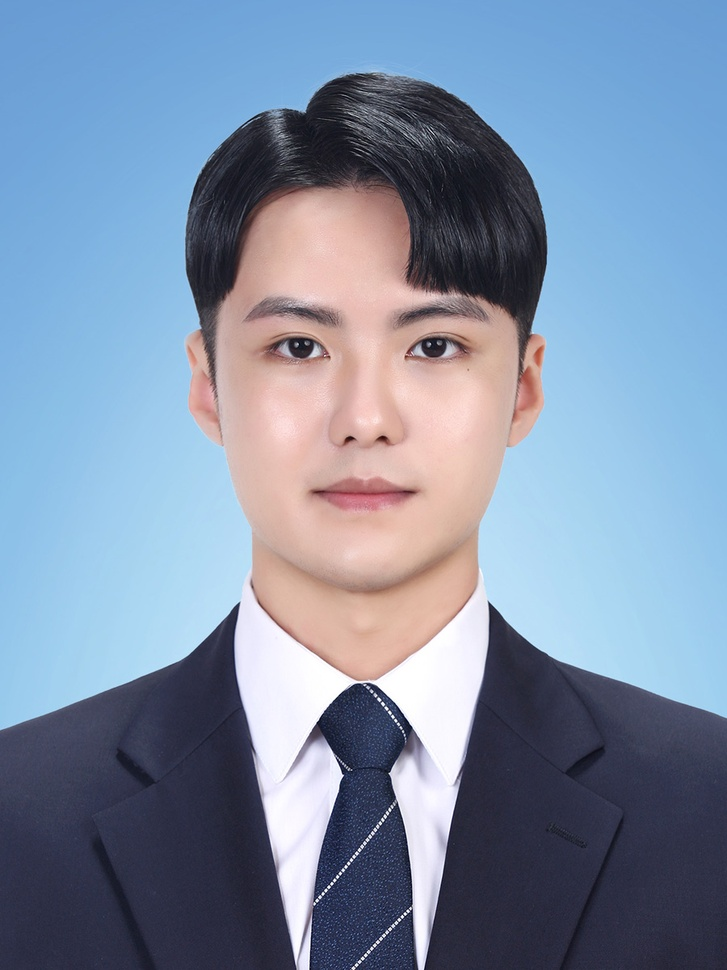
#> input picture opencv/image/my_face.jpg, 727 x 970 px, shrunk from 900 x 1200 before the run
$ python histogram_view.py
#> lines starting #> are read from the running program, lines starting #| are printed output that depends on the picture
import cv2
from matplotlib import pyplot as plt

# 불러올 이미지 경로
image_file = "image/my_face.jpg"

# cv2.IMREAD_COLOR : 수정없이 원본 이미지 읽기
original = cv2.imread(image_file, cv2.IMREAD_COLOR)
#> original is the input picture: shape (970, 727, 3); mean B, G, R 165.8, 142.2, 126

# cv2.IMREAD_GRAYSCALE : 흑백사진으로 수정해서 이미지 읽기
gray = cv2.imread(image_file, cv2.IMREAD_GRAYSCALE)
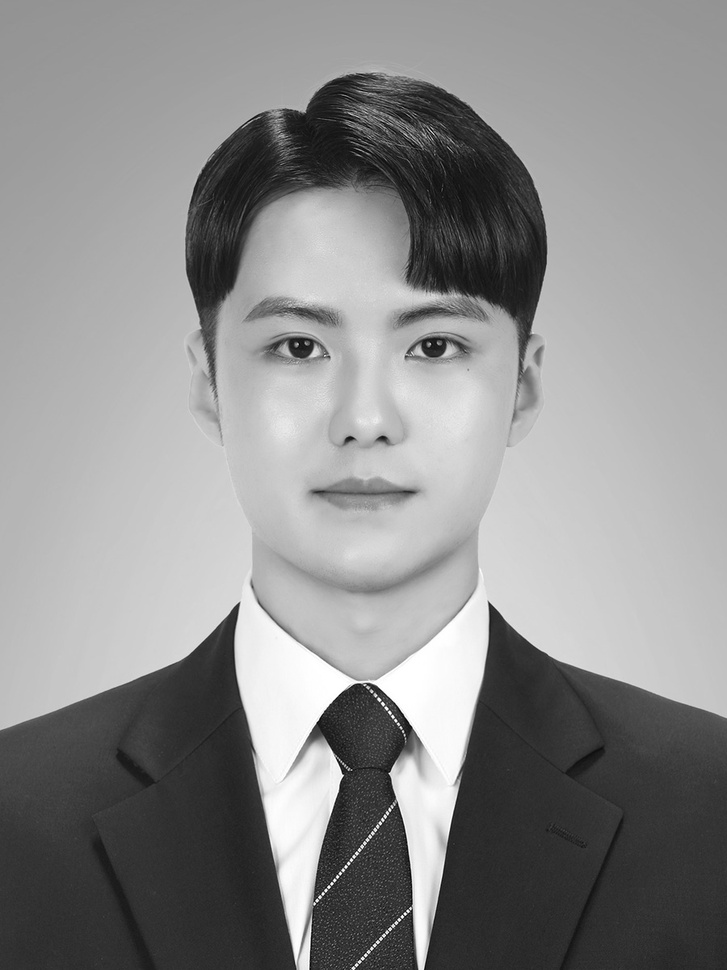
#> gray: shape (970, 727); min 0, max 255, mean 140.1

# cv2.IMREAD_UNCHANGED : 이미지 파일의 알파 채널(Alpha Channel)까지 포함해서 읽기
unchange = cv2.imread(image_file, cv2.IMREAD_UNCHANGED)

# OpenCV 색상을 일반적으로 부르는 RGB로 순서가 아닌, BGR 순서로 사용함
color = ('b','g','r')

# 색상이 존재하는 원본이미지 히스토그램 보기
# BGR 순서대로 그래프 그리기 위해 반복문 사용함
for i,col in enumerate(color):

    # calcHist 파라미터 설명
    # 첫번째 파라미터(images) : 분석할 이미지 파일
    # 두번째 파라미터(Channel) : 컬러이미지(BGR)이면, 배열 값 3개로 정의
    # 세번째 파라미터(Mask) : 분석할 영역의 형태인 mask
    # 네번째 파라미터(histSize) : 히스토그램의 hist 크기, 예 : 64면 256/64 = 4 => 픽셀 4개를 1개의 픽셀로 합쳐서 연산함
    # 다섯번째 파라미터(범위) : 컬러이미지(BGR)이면 0- 256까지 배열
    hist = cv2.calcHist([original],[i],None,[256],[0,256])
    plt.figure(1)
    plt.plot(hist, color = col)

# 원본 이미지 히스토그램 출력
plt.show()
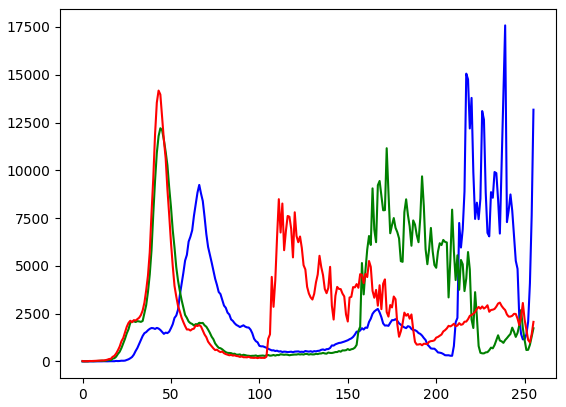
#> figure drawn by matplotlib, 1 panel; curve peaks at x = 239, y = 17582; curve peaks at x = 44, y = 12200; curve peaks at x = 43, y = 14171

# 흑백사진 히스토그램 보기
hist = cv2.calcHist([gray],[0],None,[256],[0,256])
#> hist = 256 values, max 12154 at index 46, min 1 at index 2, mean 2754.6
plt.figure(2)
plt.plot(hist)
plt.show()
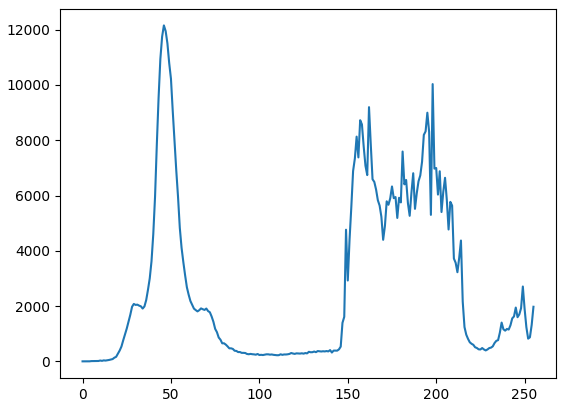
#> figure drawn by matplotlib, 1 panel; curve peaks at x = 46, y = 12154

# 히스토그램 평활화, 흑백사진만 가능함
gray = cv2.equalizeHist(gray)
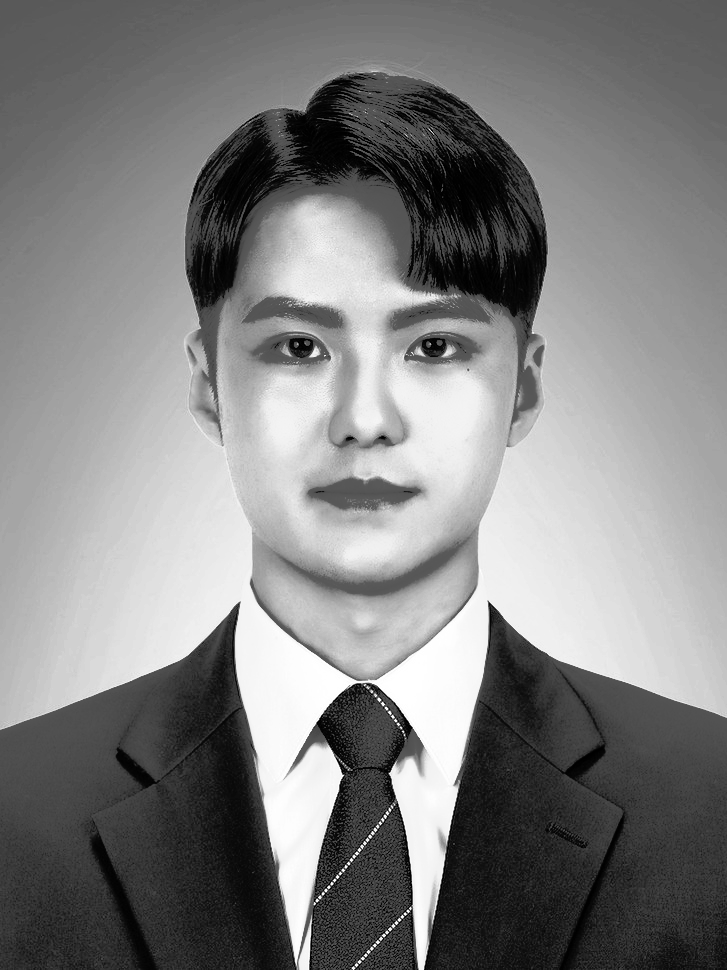
#> gray: shape (970, 727); min 0, max 255, mean 128.6

# 히스토그램 평활화된 히스토그램 보기
hist = cv2.calcHist([gray],[0],None,[256],[0,256])
#> hist = 256 values, max 12154 at index 36, min 0 at index 11, mean 2754.6
plt.figure(3)
plt.plot(hist)
plt.show()
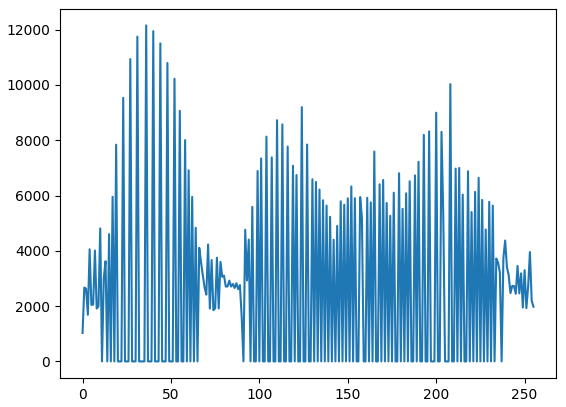
#> figure drawn by matplotlib, 1 panel; curve peaks at x = 36, y = 12154

$ run again, with opencv/image/03.jpg copied over opencv/image/my_face.jpg
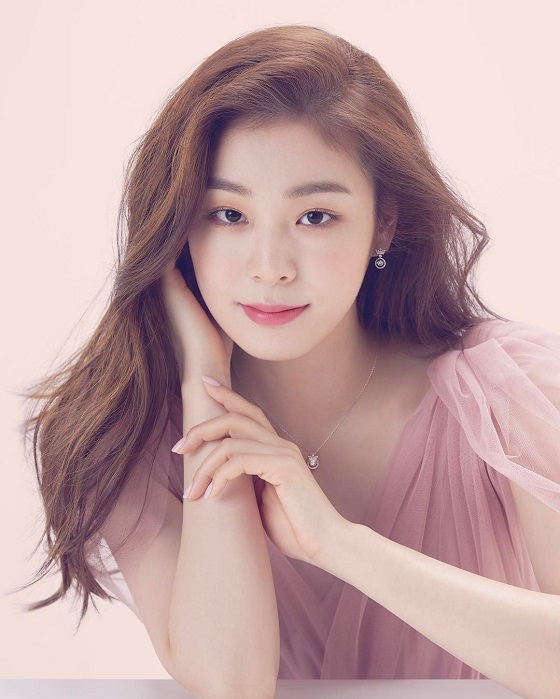
#> input picture opencv/image/03.jpg, 560 x 699 px
#> original is the input picture: shape (699, 560, 3); mean B, G, R 165, 164.8, 194.8
#> `hist = cv2.calcHist([gray],[0],None,[256],[0,256])`: hist = 256 values, max 29482 at index 234, min 0 at index 0, mean 1529.1
#> `gray = cv2.equalizeHist(gray)`:
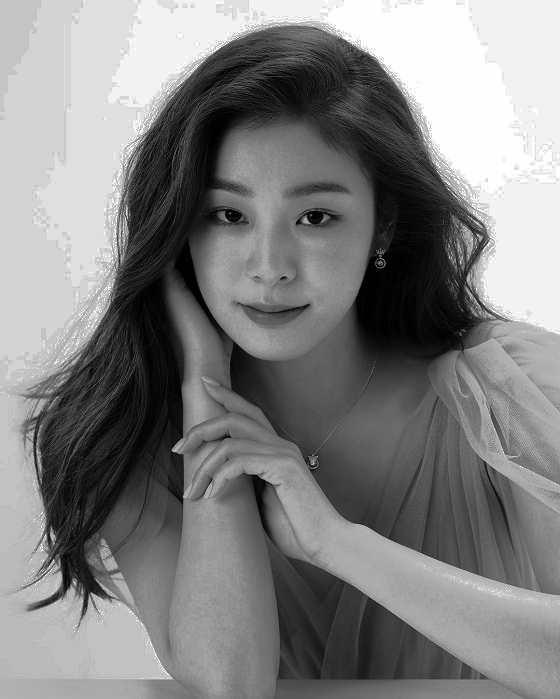
#> gray: shape (699, 560); min 0, max 255, mean 129.6
#> `hist = cv2.calcHist([gray],[0],None,[256],[0,256])`: hist = 256 values, max 29482 at index 242, min 0 at index 47, mean 1529.1
#> `plt.show()`:
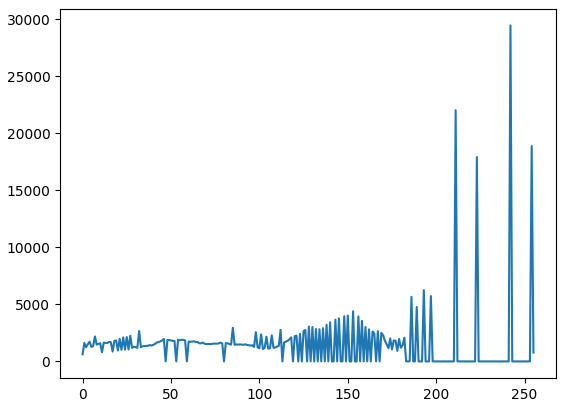
#> figure drawn by matplotlib, 1 panel; curve peaks at x = 242, y = 29482

$ run again, with opencv/image/izone.jpg copied over opencv/image/my_face.jpg
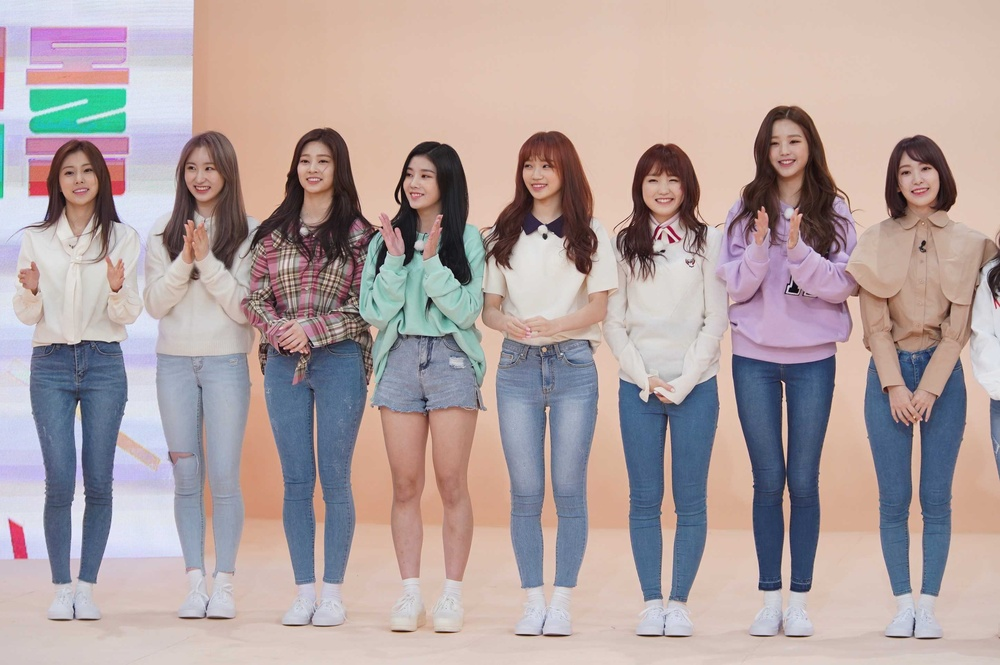
#> input picture opencv/image/izone.jpg, 1000 x 665 px, shrunk from 2897 x 1926 before the run
#> original is the input picture: shape (665, 1000, 3); mean B, G, R 160.6, 161.3, 176.9
#> `hist = cv2.calcHist([gray],[0],None,[256],[0,256])`: hist = 256 values, max 41360 at index 204, min 0 at index 0, mean 2597.7
#> `gray = cv2.equalizeHist(gray)`:
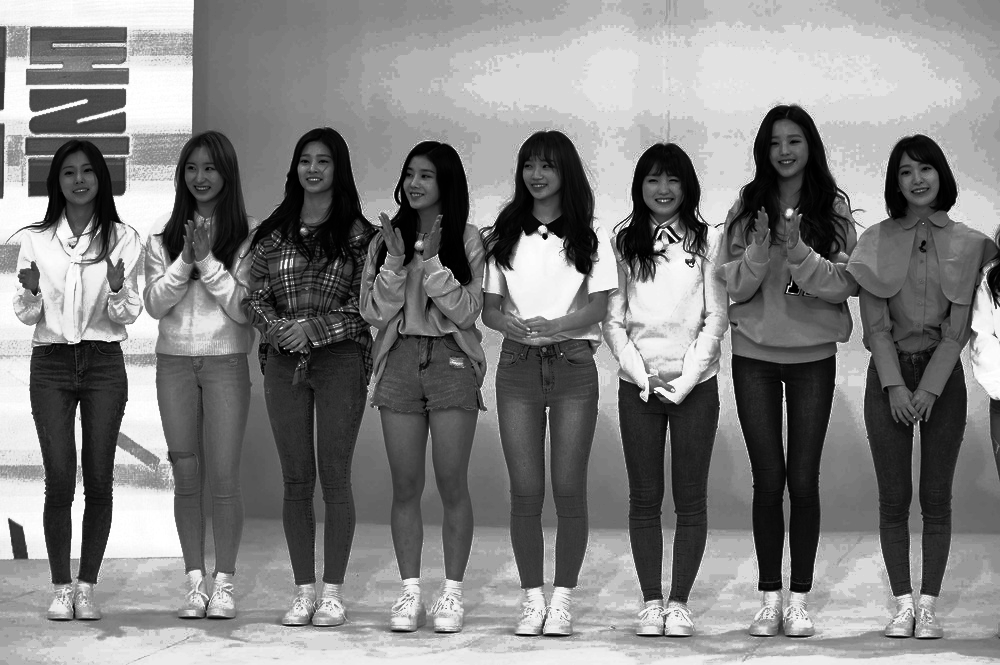
#> gray: shape (665, 1000); min 0, max 255, mean 129.5
#> `hist = cv2.calcHist([gray],[0],None,[256],[0,256])`: hist = 256 values, max 41360 at index 216, min 0 at index 38, mean 2597.7
#> `plt.show()`:
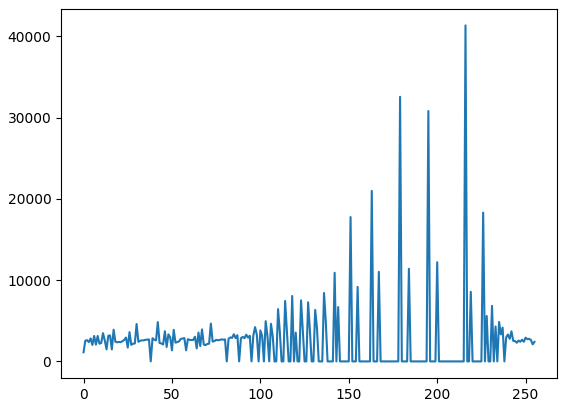
#> figure drawn by matplotlib, 1 panel; curve peaks at x = 216, y = 41360
